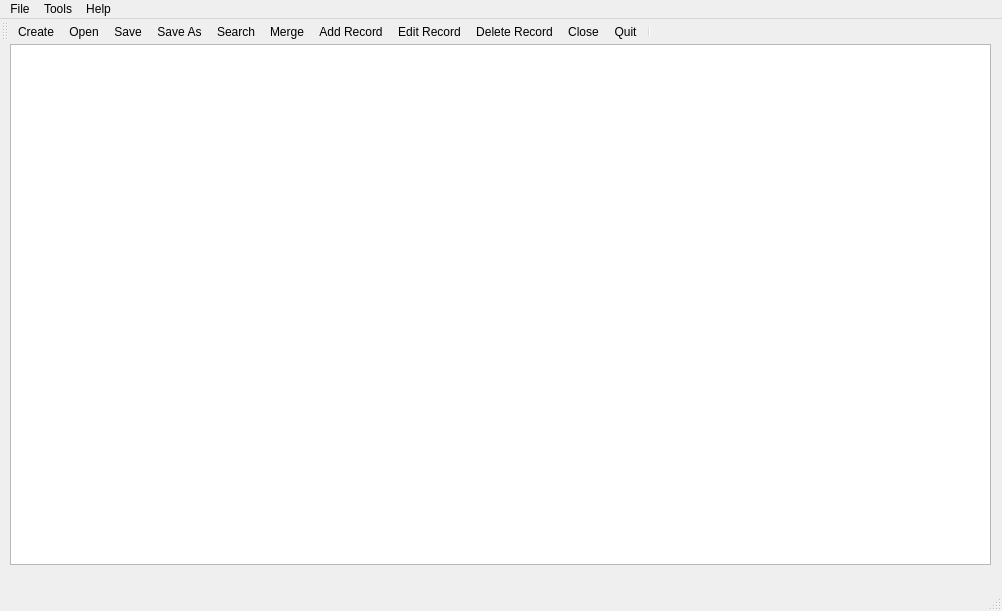
<?xml version="1.0" encoding="UTF-8"?>
<ui version="4.0">
 <class>MainWindow</class>
 <widget class="QMainWindow" name="MainWindow">
  <property name="geometry">
   <rect>
    <x>0</x>
    <y>0</y>
    <width>1002</width>
    <height>611</height>
   </rect>
  </property>
  <property name="minimumSize">
   <size>
    <width>500</width>
    <height>300</height>
   </size>
  </property>
  <property name="windowTitle">
   <string>MainWindow</string>
  </property>
  <property name="styleSheet">
   <string notr="true"/>
  </property>
  <widget class="QWidget" name="centralWidget">
   <property name="styleSheet">
    <string notr="true"/>
   </property>
   <widget class="QTableWidget" name="table">
    <property name="geometry">
     <rect>
      <x>10</x>
      <y>0</y>
      <width>981</width>
      <height>521</height>
     </rect>
    </property>
    <property name="minimumSize">
     <size>
      <width>500</width>
      <height>200</height>
     </size>
    </property>
    <property name="styleSheet">
     <string notr="true">gridline-color: rgb(128, 128, 128);
selection-color: rgb(230, 230, 250);

</string>
    </property>
   </widget>
  </widget>
  <widget class="QMenuBar" name="menuBar">
   <property name="geometry">
    <rect>
     <x>0</x>
     <y>0</y>
     <width>1002</width>
     <height>27</height>
    </rect>
   </property>
   <property name="palette">
    <palette>
     <active/>
     <inactive/>
     <disabled/>
    </palette>
   </property>
   <property name="autoFillBackground">
    <bool>false</bool>
   </property>
   <property name="styleSheet">
    <string notr="true"/>
   </property>
   <widget class="QMenu" name="menu_file">
    <property name="styleSheet">
     <string notr="true"/>
    </property>
    <property name="title">
     <string>File</string>
    </property>
    <addaction name="create"/>
    <addaction name="open"/>
    <addaction name="save"/>
    <addaction name="save_as"/>
    <addaction name="merge"/>
    <addaction name="close"/>
    <addaction name="separator"/>
    <addaction name="exit"/>
   </widget>
   <widget class="QMenu" name="menu_edit">
    <property name="title">
     <string>Tools</string>
    </property>
    <addaction name="add"/>
    <addaction name="del"/>
    <addaction name="edit"/>
    <addaction name="search"/>
   </widget>
   <widget class="QMenu" name="menu_info">
    <property name="title">
     <string>Help</string>
    </property>
    <addaction name="info"/>
   </widget>
   <addaction name="menu_file"/>
   <addaction name="menu_edit"/>
   <addaction name="menu_info"/>
  </widget>
  <widget class="QStatusBar" name="statusBar"/>
  <widget class="QToolBar" name="mainToolBar">
   <property name="palette">
    <palette>
     <active/>
     <inactive/>
     <disabled/>
    </palette>
   </property>
   <property name="font">
    <font/>
   </property>
   <property name="autoFillBackground">
    <bool>false</bool>
   </property>
   <property name="styleSheet">
    <string notr="true">font: 9pt &quot;Noto Sans&quot;;
border-color: rgb(255, 255, 255);</string>
   </property>
   <attribute name="toolBarArea">
    <enum>TopToolBarArea</enum>
   </attribute>
   <attribute name="toolBarBreak">
    <bool>false</bool>
   </attribute>
   <addaction name="create"/>
   <addaction name="open"/>
   <addaction name="save"/>
   <addaction name="save_as"/>
   <addaction name="search"/>
   <addaction name="merge"/>
   <addaction name="add"/>
   <addaction name="edit"/>
   <addaction name="del"/>
   <addaction name="close"/>
   <addaction name="exit"/>
   <addaction name="separator"/>
  </widget>
  <action name="create">
   <property name="icon">
    <iconset theme="document-new">
     <normaloff>.</normaloff>.</iconset>
   </property>
   <property name="text">
    <string>Create</string>
   </property>
  </action>
  <action name="open">
   <property name="icon">
    <iconset theme="document-open">
     <normaloff>.</normaloff>.</iconset>
   </property>
   <property name="text">
    <string>Open</string>
   </property>
  </action>
  <action name="save">
   <property name="icon">
    <iconset theme="document-save">
     <normaloff>.</normaloff>.</iconset>
   </property>
   <property name="text">
    <string>Save</string>
   </property>
  </action>
  <action name="merge">
   <property name="icon">
    <iconset theme="insert-text">
     <normaloff>.</normaloff>.</iconset>
   </property>
   <property name="text">
    <string>Merge</string>
   </property>
  </action>
  <action name="add">
   <property name="icon">
    <iconset theme="edit-paste">
     <normaloff>.</normaloff>.</iconset>
   </property>
   <property name="text">
    <string>Add Record</string>
   </property>
  </action>
  <action name="del">
   <property name="icon">
    <iconset theme="edit-clear">
     <normaloff>.</normaloff>.</iconset>
   </property>
   <property name="text">
    <string>Delete Record</string>
   </property>
  </action>
  <action name="edit">
   <property name="icon">
    <iconset theme="document-revert"/>
   </property>
   <property name="text">
    <string>Edit Record</string>
   </property>
  </action>
  <action name="info">
   <property name="icon">
    <iconset theme="dialog-information"/>
   </property>
   <property name="text">
    <string>View information</string>
   </property>
  </action>
  <action name="close">
   <property name="icon">
    <iconset theme="window-close"/>
   </property>
   <property name="text">
    <string>Close</string>
   </property>
  </action>
  <action name="exit">
   <property name="icon">
    <iconset theme="application-exit"/>
   </property>
   <property name="text">
    <string>Quit</string>
   </property>
  </action>
  <action name="search">
   <property name="icon">
    <iconset theme="edit-find">
     <normaloff>.</normaloff>.</iconset>
   </property>
   <property name="text">
    <string>Search</string>
   </property>
  </action>
  <action name="save_as">
   <property name="icon">
    <iconset theme="document-save-as">
     <normaloff>.</normaloff>.</iconset>
   </property>
   <property name="text">
    <string>Save As</string>
   </property>
  </action>
  <action name="action">
   <property name="text">
    <string>Отмена</string>
   </property>
  </action>
 </widget>
 <layoutdefault spacing="6" margin="11"/>
 <resources/>
 <connections/>
</ui>
